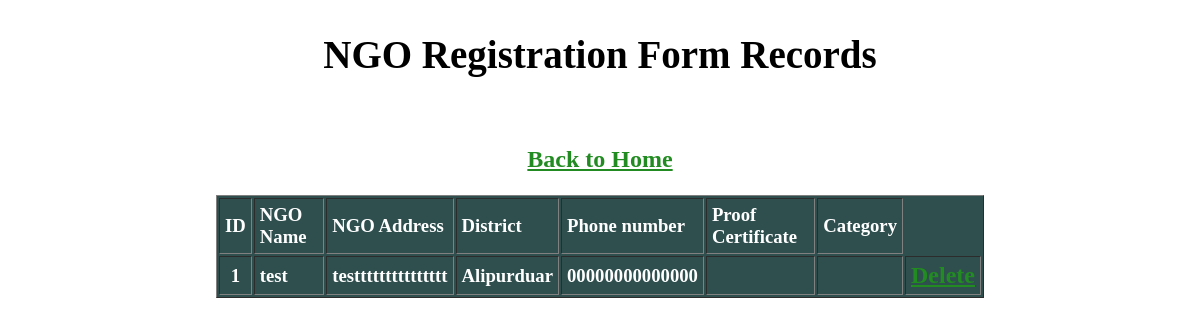
/display_ngo_registration_form_data.php, run on an earlier commit of the app's database.
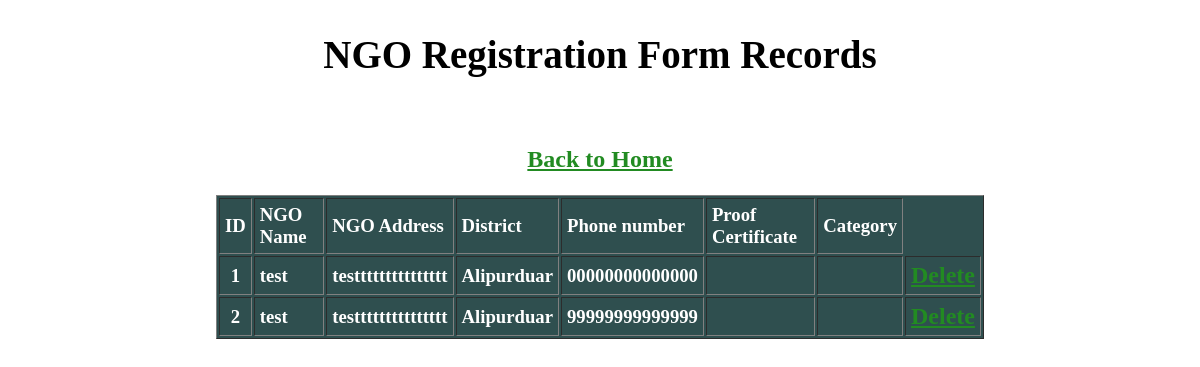
And on a later commit of the database.
### tables this page shows
CREATE TABLE `ngo_registration` (
  `id` int(255) NOT NULL,
  `name` varchar(255) NOT NULL,
  `address` varchar(255) NOT NULL,
  `district` varchar(30) NOT NULL,
  `ph_no` varchar(200) NOT NULL,
  `file` varchar(255) NOT NULL,
  `category` varchar(200) NOT NULL
);

### display_ngo_registration_form_data.php (the view, shortened to what this page needs)
<?php
include("connection.php");?>
<!DOCTYPE html>
<html>
<head>
</head>
<body>
<h2 style="font-size: 39px;"><center>NGO Registration Form Records</center></h2><br>
<h3 style="color:darkgreen;"><center><a href="menu.html">Back to Home </a></center><br>
<table width = "80%" border="1" cellspacing="2" cellpadding="5" align="center" style="background-color: darkSlategray; color: white;">
	<tr>
		<td align="center"><strong>ID</strong></td>
		<td><strong>NGO Name</strong></td>
		<td><strong>NGO Address</strong></td>
		<td><strong>District</strong></td>
		<td><strong>Phone number</strong></td>
		<td><strong>Proof Certificate</strong></td>
		<td><strong>Category</strong></td>
	</tr>
    <?php
		$sql = "SELECT * FROM `ngo_registration`";
		$result = mysqli_query($link,$sql);
		if(mysqli_num_rows($result) > 0)
		{
			while($row = mysqli_fetch_assoc($result))
			{
				echo "<tr>";
				echo "<td align = 'center'>".$row["id"]."</td>";
				echo "<td>".$row["name"]."</td>";
				echo "<td>".$row["address"]."</td>";
				echo "<td>".$row["district"]."</td>";
				echo "<td>".$row["ph_no"]."</td>";
				echo "<td>".$row["file"]."</td>";
				echo "<td>".$row["category"]."</td>";
				echo "<td><a href='delete_ngo.php?id=".$row['id']."'>Delete</a></td>";
				echo "</tr>";
			}
		}
     ?>
</table>
</body>
</html>

What changed in the data, as far as the page shows it:
added ngo_registration: id "2", name "test", address "testtttttttttttttt", district "Alipurduar", ph_no "99999999999999"
